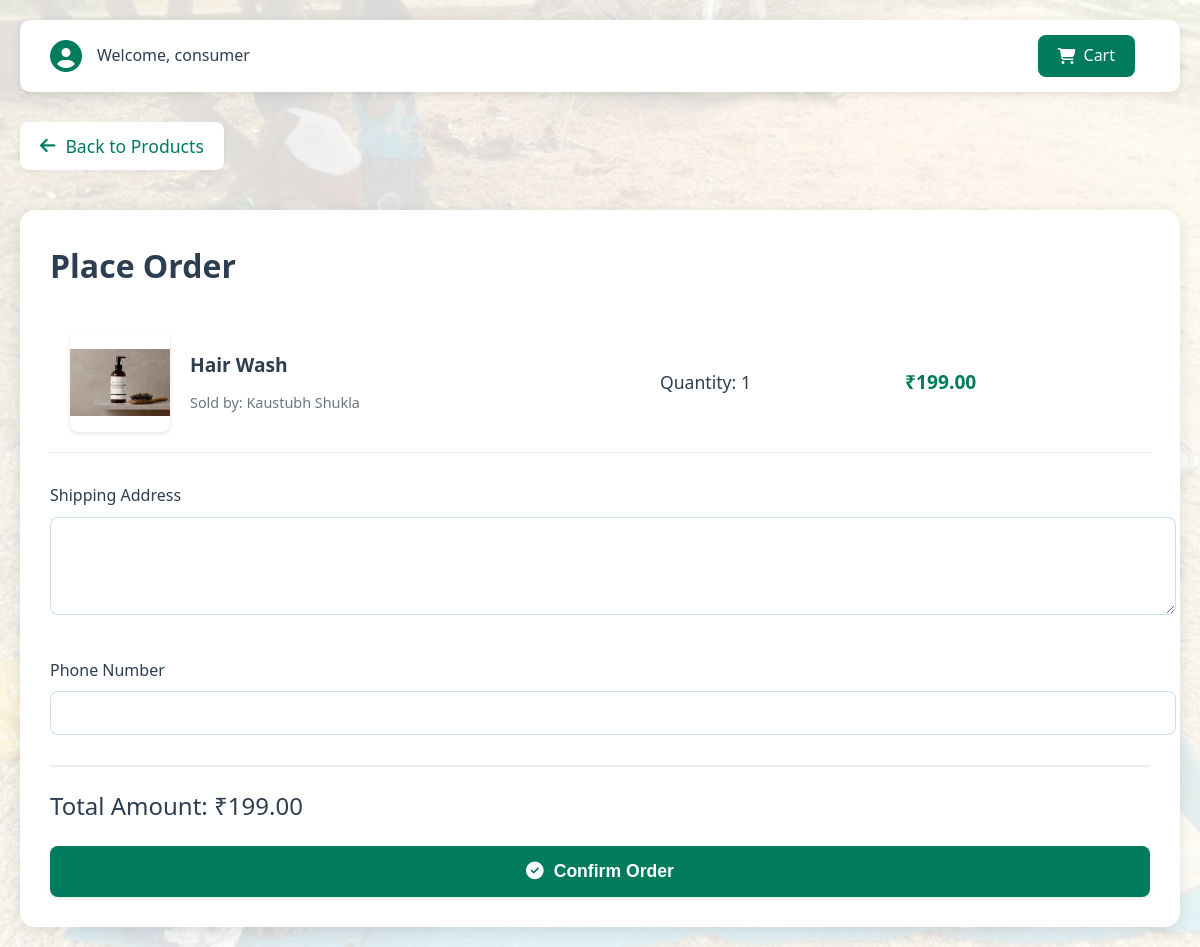
The app's page /dashboards/consumers/order_form.php?id=1 (signed in) with its own data.
### tables this page shows
CREATE TABLE `products` (
  `id` int(11) NOT NULL AUTO_INCREMENT,
  `user_id` int(11) NOT NULL,
  `title` varchar(150) NOT NULL,
  `description` text DEFAULT NULL,
  `category_id` int(11) DEFAULT NULL,
  `price` decimal(10,2) DEFAULT NULL,
  `is_approved` tinyint(1) DEFAULT 0,
  `image` varchar(255) DEFAULT NULL,
  `approved` tinyint(1) NOT NULL DEFAULT 0,
  `approved_by` int(11) DEFAULT NULL,
  `approved_at` timestamp NULL DEFAULT NULL,
  `created_at` timestamp NOT NULL DEFAULT current_timestamp(),
  PRIMARY KEY (`id`),
  KEY `user_id` (`user_id`),
  KEY `products_ibfk_2` (`approved_by`),
  KEY `category` (`category_id`)
);

CREATE TABLE `users` (
  `id` int(11) NOT NULL AUTO_INCREMENT,
  `name` varchar(100) NOT NULL,
  `email` varchar(100) NOT NULL,
  `password` varchar(255) NOT NULL,
  `role` enum('webmaster','female_householder','consumer','admin') NOT NULL,
  `registered_at` timestamp NOT NULL DEFAULT current_timestamp(),
  `is_blocked` tinyint(1) NOT NULL DEFAULT 0,
  `registration_date` timestamp NOT NULL DEFAULT current_timestamp(),
  `phone` varchar(20) DEFAULT NULL,
  `address` text DEFAULT NULL,
  `about` text DEFAULT NULL,
  `last_modified` timestamp NULL DEFAULT current_timestamp() ON UPDATE current_timestamp(),
  PRIMARY KEY (`id`),
  UNIQUE KEY `email` (`email`)
);

### dashboards/consumers/order_form.php (the view, shortened to what this page needs)
<?php
require_once('../../config/db.php');
$products = [];
$total = 0;
if (isset($_GET['type']) && $_GET['type'] === 'cart') {
    $query = "SELECT c.*, p.id as id, p.title, p.price, p.image, u.name as seller_name
              FROM cart c
              JOIN products p ON c.product_id = p.id
              JOIN users u ON p.user_id = u.id
              WHERE c.consumer_id = ?";
    $stmt = $conn->prepare($query);
    $stmt->bind_param("i", $_SESSION['user']['id']);
    $stmt->execute();
    $cart_items = $stmt->get_result();
    while ($item = $cart_items->fetch_assoc()) {
        $item['subtotal'] = $item['price'] * $item['quantity'];
        $products[] = $item;
        $total += $item['subtotal'];
    }
} elseif (isset($_GET['id'])) {
    $query = "SELECT p.id, p.title, p.price, p.image, u.name as seller_name
              FROM products p
              JOIN users u ON p.user_id = u.id
              WHERE p.id = ? AND p.is_approved = 1";
    $stmt = $conn->prepare($query);
    $stmt->bind_param("i", $_GET['id']);
    $stmt->execute();
    $product = $stmt->get_result()->fetch_assoc();
    if ($product) {
        $product['quantity'] = 1;
        $product['subtotal'] = $product['price'];
        $products[] = $product;
        $total = $product['price'];
    } else {
        header("Location: view_product.php");
        exit();
    }
} else {
    header("Location: view_product.php");
    exit();
}
?>
<!DOCTYPE html>
<html>
<head>
    <link rel="stylesheet" href="../../assets/uploads/css/style.css">
    <link rel="stylesheet" href="https://cdnjs.cloudflare.com/ajax/libs/font-awesome/6.5.0/css/all.min.css">
</head>
<body>
    <div class="container">
        <div class="header">
            <div class="user-info">
                <i class="fas fa-user-circle fa-2x" style="color: #007B5E;"></i>
                <span class="user-name">Welcome, <?php echo htmlspecialchars($_SESSION['user']['name']); ?></span>
            </div>
            <a href="view_cart.php" class="cart-btn">
                <i class="fas fa-shopping-cart"></i>
                Cart
            </a>
        </div>
        <a href="<?php echo isset($_GET['type']) ? 'view_cart.php' : 'view_product.php'; ?>" class="back-link">
            <i class="fas fa-arrow-left"></i>
            <?php echo isset($_GET['type']) ? 'Back to Cart' : 'Back to Products'; ?>
        </a>
        <div class="order-form">
            <h1 style="margin-top: 0; color: #2c3e50;">Place Order</h1>
            <div class="product-list">
                <?php foreach ($products as $product): ?>
                    <div class="product-item">
                        <img src="../../assets/uploads/<?= htmlspecialchars($product['image']) ?>"
                             alt="<?= htmlspecialchars($product['title']) ?>"
                             class="product-image">
                        <div class="product-info">
                            <h3><?= htmlspecialchars($product['title']) ?></h3>
                            <div class="seller-info">
                                Sold by: <?= htmlspecialchars($product['seller_name']) ?>
                            </div>
                        </div>
                        <div class="quantity">
                            Quantity: <?= $product['quantity'] ?>
                        </div>
                        <div class="price">
                            ₹<?= number_format($product['subtotal'], 2) ?>
                        </div>
                    </div>
                <?php endforeach; ?>
            </div>
            <form method="POST" action="process_order.php">
                <div class="form-group">
                    <label class="form-label">Shipping Address</label>
                    <textarea name="shipping_address" class="form-control" rows="4" required></textarea>
                </div>
                <div class="form-group">
                    <label class="form-label">Phone Number</label>
                    <input type="tel" name="phone" class="form-control" pattern="[0-9]{10}" title="Please enter a valid 10-digit phone number" required>
                </div>
                <div class="order-summary">
                    <div class="total">
                        Total Amount: ₹<?= number_format($total, 2) ?>
                    </div>
                    <button type="submit" class="btn btn-primary">
                        <i class="fas fa-check-circle"></i> Confirm Order
                    </button>
                </div>
            </form>
        </div>
    </div>
</body>
</html>

### assets/uploads/css/style.css (style rules this page uses)
body { font-family: 'Segoe UI', sans-serif; margin: 0; padding: 20px; background-color: #f8f9fa; color: #2c3e50; line-height: 1.6; }
.container { max-width: 1200px; margin: 0 auto; padding: 20px; }
a { color: #007B5E; text-decoration: none; transition: color 0.3s ease; }
img { max-width: 100px; height: auto; border-radius: 8px; box-shadow: 0 2px 4px rgba(0, 0, 0, 0.1); transition: transform 0.3s ease; }
button, .btn { padding: 10px 20px; background-color: #007B5E; color: white; border: none; border-radius: 8px; cursor: pointer; transition: all 0.3s ease; font-weight: 500; text-decoration: none; display: inline-block; box-shadow: 0 2px 4px rgba(0, 0, 0, 0.1); }
input[type="text"], input[type="number"], input[type="email"], input[type="password"], select, textarea { padding: 12px; border: 2px solid #e9ecef; border-radius: 8px; width: 100%; margin-bottom: 15px; transition: border-color 0.3s ease; font-size: 1rem; }

### dashboards/consumers/order_form.php (style rules this page uses)
body { margin: 0; padding: 0; min-height: 100vh; background-image: url('../../assets/images/background.jpg'); background-size: cover; background-position: center; background-repeat: no-repeat; background-attachment: fixed; font-family: 'Segoe UI', sans-serif; position: relative; }
body::before { content: ''; position: absolute; top: 0; left: 0; right: 0; bottom: 0; background: rgba(255, 255, 255, 0.85); z-index: 1; }
.container { position: relative; z-index: 2; max-width: 1200px; margin: 0 auto; padding: 20px; }
.header { display: flex; justify-content: space-between; align-items: center; margin-bottom: 30px; background: #fff; padding: 15px 30px; border-radius: 10px; box-shadow: 0 2px 10px rgba(0, 0, 0, 0.1); }
.user-info { display: flex; align-items: center; gap: 15px; }
.user-name { font-weight: 500; color: #2c3e50; }
.cart-btn { background: #007B5E; color: white; padding: 8px 20px; border-radius: 8px; text-decoration: none; display: flex; align-items: center; gap: 8px; transition: all 0.3s ease; margin-right: 15px; }
.order-form { background: #fff; border-radius: 15px; padding: 30px; margin-top: 20px; box-shadow: 0 4px 15px rgba(0, 0, 0, 0.1); }
.product-list { margin-bottom: 30px; }
.product-item { display: grid; grid-template-columns: 100px 2fr 1fr 1fr; gap: 20px; align-items: center; padding: 20px; border-bottom: 1px solid #eee; background: #fff; }
.product-image { width: 100px; height: 100px; object-fit: contain; border-radius: 8px; }
.product-info h3 { margin: 0 0 10px 0; color: #2c3e50; font-size: 1.2rem; }
.seller-info { color: #6c757d; font-size: 0.9rem; display: flex; align-items: center; gap: 8px; }
.quantity { font-size: 1.1rem; font-weight: 500; color: #2c3e50; }
.price { color: #007B5E; font-size: 1.2rem; font-weight: 600; }
.form-group { margin-bottom: 20px; }
.form-label { display: block; margin-bottom: 8px; font-weight: 500; color: #2c3e50; }
.form-control { width: 100%; padding: 12px; border: 1px solid rgba(0, 123, 94, 0.2); border-radius: 8px; font-size: 1rem; color: #2c3e50; transition: all 0.3s ease; }
.order-summary { margin-top: 30px; padding-top: 20px; border-top: 2px solid #eee; }
.total { font-size: 1.5rem; color: #2c3e50; margin-bottom: 20px; }
.btn { padding: 15px 30px; border-radius: 8px; border: none; font-weight: 600; font-size: 1.1rem; cursor: pointer; width: 100%; transition: all 0.3s ease; display: flex; align-items: center; justify-content: center; gap: 10px; }
.btn-primary { background: #007B5E; color: white; }
.back-link { display: inline-flex; align-items: center; gap: 10px; padding: 10px 20px; color: #007B5E; text-decoration: none; font-size: 1.1rem; font-weight: 500; transition: all 0.3s ease; margin-bottom: 20px; background: #fff; border-radius: 8px; box-shadow: 0 2px 4px rgba(0, 0, 0, 0.05); }

### records on screen
products: image (picture), title "Hair Wash", user.name "Kaustubh Shukla", id "1", price "199.00"

### other values on screen
$_SESSION['user']['name'] "consumer"
